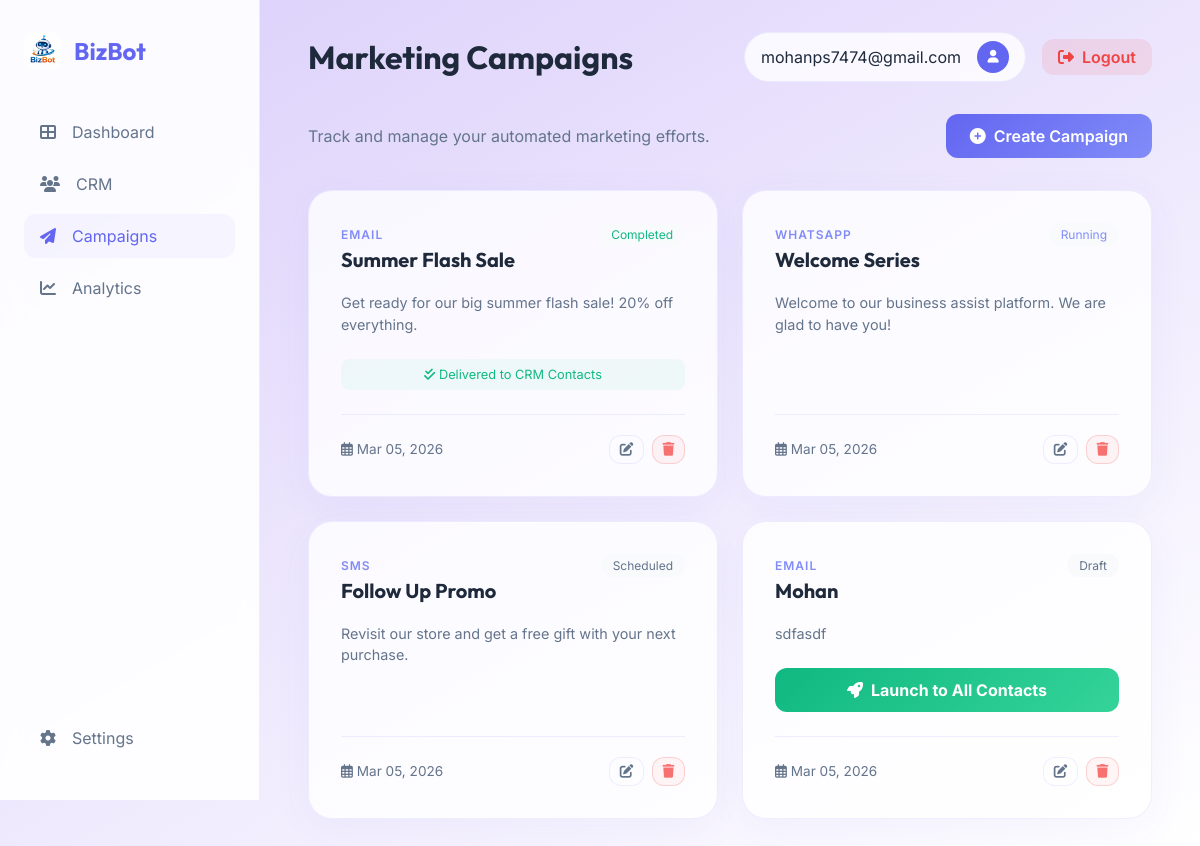
The page /campaigns/ (signed in) on the database as committed earlier.
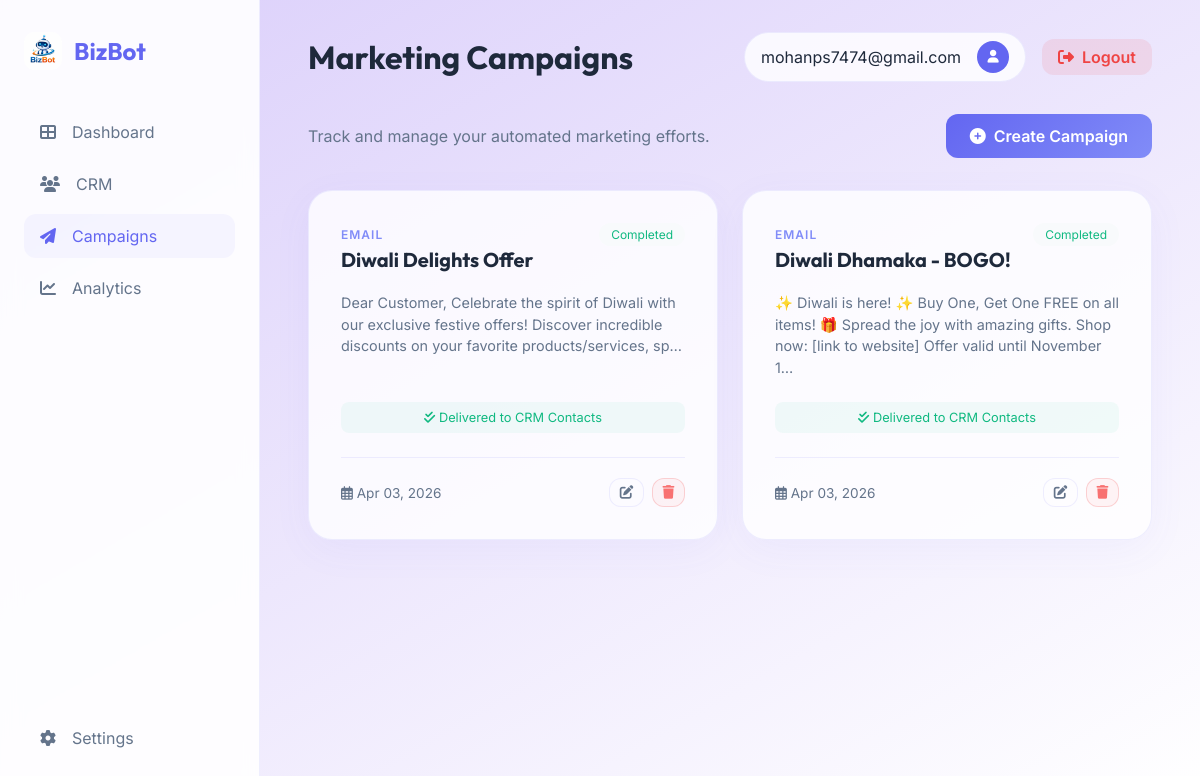
The same page on the database as committed later.
### campaigns/models.py (models this page shows, shortened)
class Campaign(models.Model):
    CHANNEL_CHOICES = [
        ('EMAIL', 'Email'),
        ('SMS', 'SMS'),
        ('WHATSAPP', 'WhatsApp'),
    ]
    STATUS_CHOICES = [
        ('DRAFT', 'Draft'),
        ('SCHEDULED', 'Scheduled'),
        ('RUNNING', 'Running'),
        ('COMPLETED', 'Completed'),
        ('FAILED', 'Failed'),
    ]
    name = models.CharField(max_length=200)
    channel = models.CharField(max_length=20, choices=CHANNEL_CHOICES)
    content = models.TextField(help_text="The message template or content")
    schedule_time = models.DateTimeField(null=True, blank=True)
    status = models.CharField(max_length=20, choices=STATUS_CHOICES, default='DRAFT')
    created_at = models.DateTimeField(auto_now_add=True)

### campaigns/views.py (the view)
# urls.py: path('', views.campaign_list, name='campaign_list'),
@login_required
def campaign_list(request):
    campaigns = Campaign.objects.all()
    return render(request, 'campaigns/campaign_list.html', {'campaigns': campaigns})

### templates/campaigns/campaign_list.html (shortened to what this page needs)
{% extends 'base.html' %}
{% block page_title %}Marketing Campaigns{% endblock %}
{% block content %}
<div class="fade-in">
    <div style="display: flex; justify-content: space-between; align-items: center; margin-bottom: 2rem;">
        <p style="color: var(--text-dim);">Track and manage your automated marketing efforts.</p>
        <a href="{% url 'campaign_create' %}" class="btn btn-primary">
            <i class="fas fa-plus-circle"></i> Create Campaign
        </a>
    </div>
    <div style="display: grid; grid-template-columns: repeat(auto-fit, minmax(320px, 1fr)); gap: 1.5rem;">
        {% for campaign in campaigns %}
        <div class="glass-card" style="position: relative; overflow: hidden; display: flex; flex-direction: column;">
            <div
                style="display: flex; justify-content: space-between; align-items: flex-start; margin-bottom: 1.25rem;">
                <div>
                    <span
                        style="font-size: 0.75rem; color: var(--primary-light); font-weight: 600; text-transform: uppercase; letter-spacing: 1px;">
                        {{ campaign.get_channel_display }}
                    </span>
                    <h3 style="margin-top: 0.25rem; font-size: 1.25rem;">{{ campaign.name }}</h3>
                </div>
                <span
                    style="padding: 0.25rem 0.75rem; border-radius: 50px; font-size: 0.75rem; background: var(--bg-dark);
                    color: {% if campaign.status == 'COMPLETED' %}var(--accent){% elif campaign.status == 'RUNNING' %}var(--primary-light){% else %}var(--text-dim){% endif %};">
                    {{ campaign.get_status_display }}
                </span>
            </div>
            <p style="color: var(--text-dim); font-size: 0.9rem; line-height: 1.5; margin-bottom: 1.5rem; flex-grow: 1;">
                {{ campaign.content|truncatechars:150 }}
            </p>
            <div style="margin-bottom: 1.5rem;">
                {% if campaign.status == 'DRAFT' %}
                    <a href="{% url 'campaign_launch' campaign.pk %}" class="btn btn-primary"
                       style="width: 100%; justify-content: center; background: linear-gradient(135deg, #10b981, #34d399); border: none; font-weight: 700;"
                       onclick="this.innerHTML='<i class=\'fas fa-spinner fa-spin\'></i> AI Personalizing & Sending...'; this.style.opacity='0.6'; this.style.pointerEvents='none';">
                        <i class="fas fa-rocket"></i> Launch to All Contacts
                    </a>
                {% elif campaign.status == 'COMPLETED' %}
                    <div style="text-align: center; font-size: 0.8rem; color: var(--accent); padding: 0.5rem; background: rgba(16,185,129,0.05); border-radius: 8px;">
                        <i class="fas fa-check-double"></i> Delivered to CRM Contacts
                    </div>
                {% endif %}
            </div>
            <div
                style="display: flex; justify-content: space-between; align-items: center; padding-top: 1.25rem; border-top: 1px solid var(--glass-border);">
                <div style="font-size: 0.85rem; color: var(--text-dim);">
                    <i class="far fa-calendar-alt"></i> {{ campaign.created_at|date:"M d, Y" }}
                </div>
                <div style="display: flex; gap: 0.5rem;">
                    <a href="{% url 'campaign_edit' campaign.pk %}" class="btn"
                        style="padding: 0.4rem 0.6rem; background: rgba(255,255,255,0.03); border: 1px solid var(--glass-border); color: var(--text-dim); text-decoration: none; font-size: 0.85rem;">
                        <i class="fas fa-edit"></i>
                    </a>
                    <a href="{% url 'campaign_delete' campaign.pk %}" class="btn"
                        style="padding: 0.4rem 0.6rem; background: rgba(239, 68, 68, 0.05); border: 1px solid rgba(239, 68, 68, 0.2); color: #f87171; text-decoration: none; font-size: 0.85rem;"
                        onclick="return confirm('Are you sure you want to delete this campaign?');">
                        <i class="fas fa-trash"></i>
                    </a>
                </div>
            </div>
        </div>
        {% endfor %}
    </div>
</div>
{% endblock %}

### templates/base.html (shortened to what this page needs)
{% load static %}
<!DOCTYPE html>
<html lang="en">
<head>
    <link rel="stylesheet" href="https://cdnjs.cloudflare.com/ajax/libs/font-awesome/6.4.0/css/all.min.css">
    <link rel="stylesheet" href="{% static 'css/style.css' %}">
</head>
<body>
    <aside>
        <a href="/" class="brand">
            <img src="{% static 'img/logo.jpg' %}" alt="BizBot Logo" class="brand-logo">
            <span>BizBot</span>
        </a>
        <ul class="nav-links">
            <li class="nav-item">
                <a href="{% url 'dashboard' %}"
                    class="nav-link {% if request.resolver_match.url_name == 'dashboard' %}active{% endif %}">
                    <i class="fas fa-th-large"></i>
                    <span>Dashboard</span>
                </a>
            </li>
            <li class="nav-item">
                <a href="{% url 'contact_list' %}" class="nav-link {% if 'crm' in request.path %}active{% endif %}">
                    <i class="fas fa-users"></i>
                    <span>CRM</span>
                </a>
            </li>
            <li class="nav-item">
                <a href="{% url 'campaign_list' %}"
                    class="nav-link {% if 'campaigns' in request.path %}active{% endif %}">
                    <i class="fas fa-paper-plane"></i>
                    <span>Campaigns</span>
                </a>
            </li>
            <li class="nav-item">
                <a href="#" class="nav-link">
                    <i class="fas fa-chart-line"></i>
                    <span>Analytics</span>
                </a>
            </li>
        </ul>
        <div class="nav-item" style="margin-top: auto;">
            <a href="{% url 'settings' %}" class="nav-link {% if request.resolver_match.url_name == 'settings' %}active{% endif %}">
                <i class="fas fa-cog"></i>
                <span>Settings</span>
            </a>
        </div>
    </aside>
    <main>
        <header class="top-bar">
            <h1>{% block page_title %}Dashboard{% endblock %}</h1>
            <div style="display: flex; align-items: center; gap: 1rem;">
                <div class="user-profile">
                    <span>{{ user.username|default:"Business Owner" }}</span>
                    <div class="avatar">
                        <i class="fas fa-user"></i>
                    </div>
                </div>
                <a href="{% url 'handle_logout' %}" class="btn"
                    style="background: rgba(239, 68, 68, 0.1); color: #ef4444; padding: 0.5rem 1rem;">
                    <i class="fas fa-sign-out-alt"></i> Logout
                </a>
            </div>
        </header>
        {% block content %}{% endblock %}
    </main>
</body>
</html>

### static/css/style.css (style rules this page uses)
:root { --primary: #6366f1; --primary-light: #818cf8; --secondary: #ec4899; --bg-dark: #f8fafc; --bg-card: rgba(255, 255, 255, 0.8); --text-main: #1e293b; --text-dim: #64748b; --accent: #10b981; --glass-border: rgba(99, 102, 241, 0.1); }
* { margin: 0; padding: 0; box-sizing: border-box; }
body { font-family: 'Inter', sans-serif; background-color: var(--bg-dark); color: var(--text-main); background-image: linear-gradient(150deg, rgba(200, 179, 250, 0.607), white); background-repeat: no-repeat; background-attachment: fixed; min-height: 100vh; display: flex; overflow-x: hidden; }
h1, h2, h3, .brand, .form_container h1 { font-family: 'Outfit', sans-serif; }
aside { width: 260px; background: rgba(255, 255, 255, 0.9); backdrop-filter: blur(10px); border-right: 1px solid var(--glass-border); height: 100vh; position: fixed; left: 0; top: 0; z-index: 100; padding: 2rem 1.5rem; display: flex; flex-direction: column; }
.brand { font-size: 1.5rem; font-weight: 700; margin-bottom: 2.5rem; display: flex; align-items: center; gap: 0.75rem; color: var(--primary); text-decoration: none; }
.brand-logo { width: 38px; height: 38px; object-fit: contain; border-radius: 10px; }
.nav-links, .nav_links { list-style: none; flex-grow: 1; }
.nav-item { margin-bottom: 0.5rem; }
.nav-link, .nav_links a { display: flex; align-items: center; gap: 1rem; padding: 0.75rem 1rem; color: var(--text-dim); text-decoration: none; border-radius: 12px; transition: all 0.3s ease; }
.nav-link:hover, .nav-link.active, .nav_links a:hover { background: rgba(99, 102, 241, 0.05); color: var(--primary); }
main { flex-grow: 1; padding: 2rem 3rem; margin-left: 260px; max-width: calc(100% - 260px); }
.top-bar { display: flex; justify-content: space-between; align-items: center; margin-bottom: 2rem; }
.user-profile { display: flex; align-items: center; gap: 1rem; background: var(--bg-card); padding: 0.5rem 1rem; border-radius: 50px; border: 1px solid var(--glass-border); }
.avatar { width: 32px; height: 32px; border-radius: 50%; background: var(--primary); color: white; display: flex; align-items: center; justify-content: center; font-size: 0.8rem; }
.glass-card, .form_container { background: var(--bg-card); backdrop-filter: blur(12px); border: 1px solid var(--glass-border); border-radius: 24px; padding: 2rem; box-shadow: 0 10px 40px rgba(99, 102, 241, 0.05); }
.btn, .input_feilds button { padding: 0.75rem 1.5rem; border-radius: 12px; font-weight: 600; cursor: pointer; transition: all 0.3s ease; text-decoration: none; display: inline-flex; align-items: center; gap: 0.5rem; border: none; font-family: inherit; }
.btn-primary, .input_feilds button { background: linear-gradient(135deg, var(--primary), var(--primary-light)); color: white; }
.fade-in { animation: fadeIn 0.5s ease forwards; }

Rows that differ between the two databases and show on the page:
removed Campaign: channel "EMAIL", name "Summer Flash Sale", status "Completed", content "Get ready for our big summer flash sale! 20% off everything.", shows "Delivered to CRM Contacts", created_at "Mar 05, 2026"
removed Campaign: channel "WHATSAPP", name "Welcome Series", status "Running", content "Welcome to our business assist platform. We are glad to have you!", created_at "Mar 05, 2026"
removed Campaign: channel "SMS", name "Follow Up Promo", status "Scheduled", content "Revisit our store and get a free gift with your next purchase.", created_at "Mar 05, 2026"
removed Campaign: channel "EMAIL", name "Mohan", status "Draft", content "sdfasdf", shows "Launch to All Contacts", created_at "Mar 05, 2026"
added Campaign: channel "EMAIL", name "Diwali Delights Offer", status "Completed", content "Dear Customer, Celebrate the spirit of Diwali with our exclusive festive offers! Discover incredible discounts on your favorite products/services, sp…", shows "Delivered to CRM Contacts", created_at "Apr 03, 2026"
added Campaign: channel "EMAIL", name "Diwali Dhamaka - BOGO!", status "Completed", content "✨ Diwali is here! ✨ Buy One, Get One FREE on all items! 🎁 Spread the joy with amazing gifts. Shop now: [link to website] Offer valid until November 1…", shows "Delivered to CRM Contacts", created_at "Apr 03, 2026"
